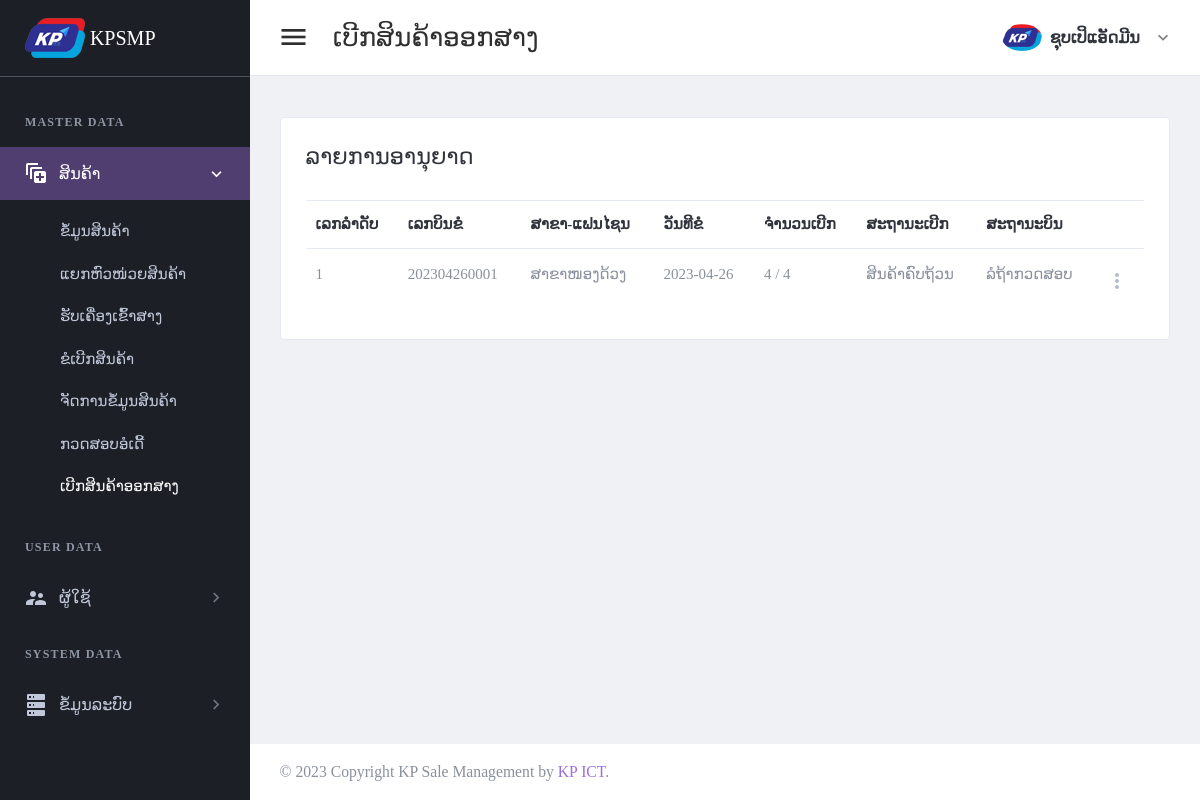
The page /page/approval-list.php (signed in) on the database as committed earlier.
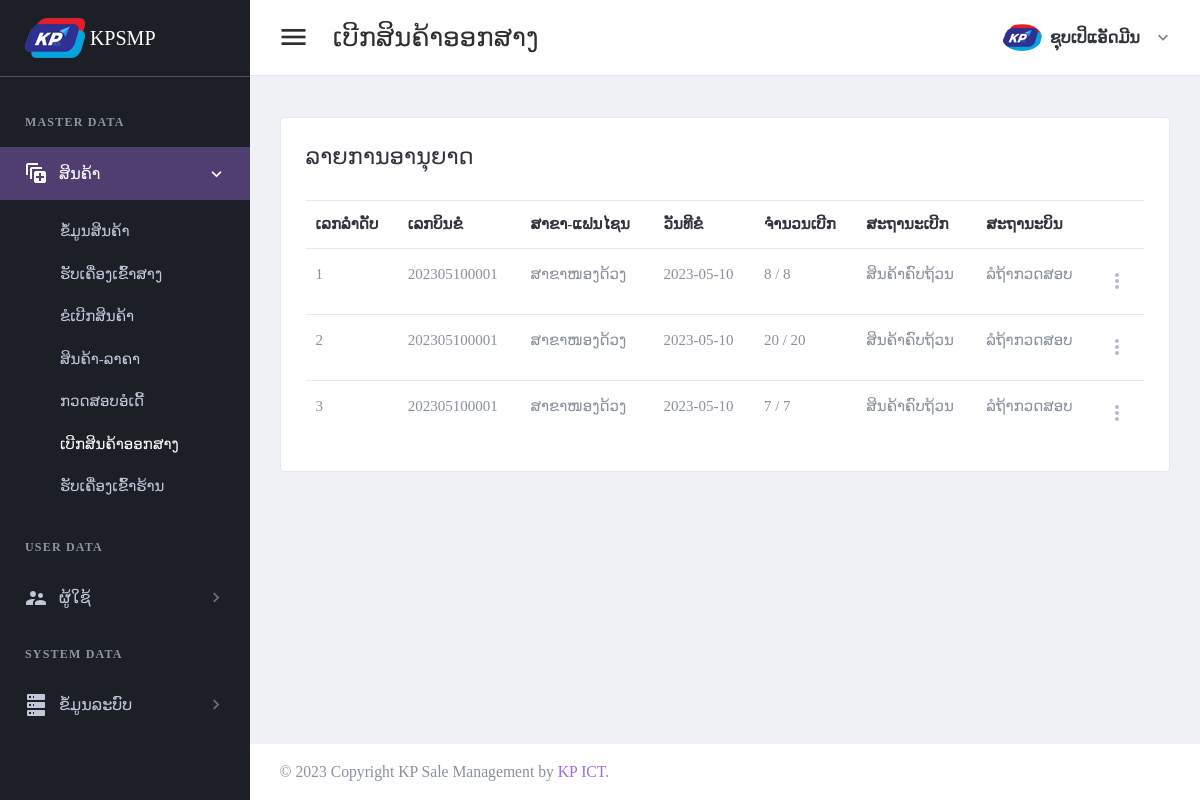
The same page on the database as committed later.
### tables this page shows
CREATE TABLE `tbl_header_title` (
  `ht_id` int(11) NOT NULL,
  `ht_name` varchar(300) DEFAULT NULL
);

CREATE TABLE `tbl_sub_title` (
  `st_id` int(11) NOT NULL,
  `st_name` varchar(300) DEFAULT NULL,
  `icon_code` varchar(100) DEFAULT NULL,
  `ht_id` int(11) DEFAULT NULL
);

CREATE TABLE `tbl_page_title` (
  `pt_id` int(11) NOT NULL,
  `pt_name` varchar(300) DEFAULT NULL,
  `ptf_name` varchar(100) DEFAULT NULL,
  `st_id` int(11) DEFAULT NULL
);

CREATE TABLE `tbl_approve_order` (
  `apo_id` int(11) NOT NULL,
  `apo_bill_number` varchar(30) DEFAULT NULL,
  `or_id` int(11) DEFAULT NULL,
  `br_id` int(11) DEFAULT NULL,
  `wh_id` int(11) DEFAULT NULL,
  `ar_status` int(11) DEFAULT NULL,
  `add_by` int(11) DEFAULT NULL,
  `date_register` date DEFAULT NULL
);

CREATE TABLE `tbl_branch` (
  `br_id` int(11) NOT NULL,
  `br_name` varchar(150) DEFAULT NULL,
  `br_status` int(11) DEFAULT NULL,
  `br_type` int(11) DEFAULT NULL,
  `add_by` int(11) DEFAULT NULL,
  `date_register` date DEFAULT NULL
);

### setting/checksession.php (called while the page is built, shortened)
<?php
	if($_SESSION['id_users'] == "" )
	{
	header("location:logout.php");
	}
	  else{
		$full_name = $_SESSION["full_name"];
		$role_id = $_SESSION["role_id"];
	}
?>

### page/menu.php (the view)
<aside class="left-sidebar sidebar-dark" id="left-sidebar">
  <div id="sidebar" class="sidebar sidebar-with-footer">
    <div class="app-brand">
      <a href="index.php">
        <img src="../images/iconmenu.png" alt="Mono">
        <span class="brand-name"> KPSMP</span>
      </a>
    </div>
    <div class="sidebar-left" data-simplebar style="height: 100%;">
      <ul class="nav sidebar-inner" id="sidebar-menu">
        <?php
        $stmt = $conn->prepare(" SELECT distinct a.ht_id,ht_name
        FROM tbl_header_title a
        left join tbl_role_page b on a.ht_id = b.ht_id
        where role_id ='$role_id'
        order by  a.ht_id asc ");
        $stmt->execute();
        if ($stmt->rowCount() > 0) {
          while ($row = $stmt->fetch(PDO::FETCH_ASSOC)) {
            $ht_id = $row['ht_id'];
            $ht_name = $row['ht_name'];
        ?>
            <li class="section-title"> <?php echo "$ht_name"; ?></li>
            <?php
            $stmt1 = $conn->prepare("SELECT distinct a.st_id,st_name,role_id,icon_code
            FROM tbl_sub_title a
            left join tbl_role_page b on a.st_id = b.st_id
            where a.ht_id = '$ht_id' and role_id ='$role_id'
            order by a.st_id asc ");
            $stmt1->execute();
            if ($stmt1->rowCount() > 0) {
              while ($row1 = $stmt1->fetch(PDO::FETCH_ASSOC)) {
                $st_name = $row1['st_name'];
                $st_id = $row1['st_id'];
                $icon_code = $row1['icon_code'];
            ?>
                <li class='has-sub <?php if ($header_click == "$st_id") {  echo "active expand"; } ?>'>
                  <a class="sidenav-item-link" href="javascript:void(0)" data-toggle="collapse" data-target='#<?php echo "$st_name"; ?>' aria-expanded="false" aria-controls="<?php echo "$st_name"; ?>">
                    <i class="mdi <?php echo"$icon_code";?>"></i>
                    <span class="nav-text"> <?php echo "$st_name"; ?> </span> <b class="caret"></b>
                  </a>
                  <ul class='collapse <?php if ($header_click == "$st_id" ) { echo "show"; } ?>' id="<?php echo "$st_name"; ?>" data-parent="#sidebar-menu">
                    <div class="sub-menu">
                      <?php
                      $stmt2 = $conn->prepare(" SELECT pt_name,ptf_name
                      FROM tbl_page_title a
                      left join tbl_role_page b on a.pt_id = b.pt_id
                      where a.st_id = '$st_id' and role_id ='$role_id'
                      order by a.pt_id asc ");
                      $stmt2->execute();
                      if ($stmt2->rowCount() > 0) {
                        while ($row2 = $stmt2->fetch(PDO::FETCH_ASSOC)) {
                          $pt_name = $row2['pt_name'];
                      ?>
                          <li class="<?php if ($header_name ==  $row2['pt_name']) { echo "active"; } ?>">
                            <a class="sidenav-item-link" href='<?php echo $row2['ptf_name'] ?>'>
                              <span class="nav-text"><?php echo"$pt_name";?></span>
                            </a>
                          </li>
                      <?php
                        }
                      }
                      ?>
                    </div>
                  </ul>
              <?php
              }
            }
              ?>
                </li>
            <?php
          }
        }
            ?>
      </ul>
    </div>
  </div>
</aside>

### page/approval-list.php (shortened to what this page needs)
<?php
include("../setting/checksession.php");
include("../setting/conn.php");
$header_name = "ເບີກສິນຄ້າອອກສາງ";
$header_click = "2";
?>
<!DOCTYPE html>
<html lang="en" dir="ltr">
<head>
    <?php
    include("../setting/callcss.php");
    ?>
</head>
<body class="navbar-fixed sidebar-fixed" id="body">
    <div class="wrapper">
        <?php include "menu.php"; ?>
        <div class="page-wrapper">
            <?php
            include "header.php";
            ?>
            <div class="content-wrapper">
                <div class="content">
                    <div class="email-wrapper rounded border bg-white">
                        <div class="  no-gutters justify-content-center">
                            <div class="    ">
                                <div class="  p-4 p-xl-5">
                                    <div class="email-body-head mb-6 ">
                                        <h4 class="text-dark">ລາຍການອານຸຍາດ</h4>
                                    </div>
                                    <form method="post" id="additemorderfrm">
                                        <table id="productsTable2" class="table table-hover table-product" style="width:100%">
                                            <thead>
                                                <tr>
                                                    <th>ເລກລຳດັບ</th>
                                                    <th>ເລກບິນຂໍ</th>
                                                    <th>ສາຂາ-ແຟນໄຊນ</th>
                                                    <th>ວັນທີຂໍ</th>
                                                    <th>ຈຳນວນເບີກ</th>
                                                    <th>ສະຖານະເບີກ</th>
                                                    <th>ສະຖານະບິນ</th>
                                                    <th></th>
                                                </tr>
                                            </thead>
                                            <tbody>
                                                <?php
                                                $i = 1;
                                                $stmt4 = $conn->prepare("
                                                SELECT a.apo_id,apo_bill_number,br_name,ar_status,a.date_register as date_request,aos_name
                                                FROM tbl_approve_order a
                                                left join tbl_branch c on a.br_id = c.br_id
                                                left join tbl_approve_order_status d on a.ar_status = d.aos_id
                                           ");
                                                $stmt4->execute();
                                                if ($stmt4->rowCount() > 0) {
                                                    while ($row4 = $stmt4->fetch(PDO::FETCH_ASSOC)) {
                                                        $apo_id = $row4['apo_id'];
                                                        if (empty($row4['sow_bill_number'])) {
                                                            $date_check = "ລໍຖ້າກວດສອບ";
                                                        } else {
                                                            $sow_bill_number = $row4['sow_bill_number'];
                                                            $aos_name = $row4['aos_name'];
                                                            $date_check = $row4['date_check'];
                                                        }
                                                ?>
                                                        <tr>
                                                            <td><?php echo "$i"; ?></td>
                                                            <td><?php echo $row4['apo_bill_number']; ?></td>
                                                            <td><?php echo $row4['br_name']; ?></td>
                                                            <td><?php echo $row4['date_request']; ?></td>
                                                            <?php
                                                            $rowio = $conn->query("select    sum(item_values) as item_count
                                                            from tbl_stock_out_warehouse_detail a
                                                            left join tbl_stock_out_warehouse b on a.sow_id = b.sow_id
                                                            where apo_id ='$apo_id'
                                                            group by apo_id  ")->fetch(PDO::FETCH_ASSOC);
                                                            if (!empty($rowio['item_count'])) {
                                                                $item_count =  $rowio['item_count'];
                                                            } else {
                                                                $item_count = 0;
                                                            }
                                                            $rowap = $conn->query("
                                                            select sum(item_values) as item_approve
                                                            from tbl_approve_order_detail
                                                            where apo_id ='$apo_id'
                                                            group by apo_id  ")->fetch(PDO::FETCH_ASSOC);
                                                            if (!empty($rowap['item_approve'])) {
                                                                $item_approve =  $rowap['item_approve'];
                                                            } else {
                                                                $item_approve = 0;
                                                            }
                                                            ?>
                                                            <td>
                                                                <?php
                                                                echo "$item_count";
                                                                echo " / ";
                                                                echo "$item_approve";
                                                                ?>
                                                            </td>
                                                            <td>
                                                                <?php
                                                                if ($item_count == $item_approve) {
                                                                    echo "ສິນຄ້າຄົບຖ້ວນ";
                                                                } else {
                                                                    echo "ສິນຄ້າບໍ່ຄົບ";
                                                                }
                                                                ?>
                                                            </td>
                                                            <td><?php echo "$date_check"; ?></td>
                                                            <td>
                                                                <div class="dropdown">
                                                                    <a class="dropdown-toggle icon-burger-mini" href="#" role="button" id="dropdownMenuLink" data-toggle="dropdown" aria-haspopup="true" aria-expanded="false" data-display="static">
                                                                    </a>
                                                                </div>
                                                            </td>
                                                        </tr>
                                                <?php
                                                        $i++;
                                                    }
                                                }
                                                ?>
                                            </tbody>
                                        </table>
                                    </form>
                                </div>
                            </div>
                        </div>
                    </div>
                </div>
            </div>
            <?php include "footer.php"; ?>
        </div>
    </div>
</body>
</html>

### setting/callcss.php (shortened to what this page needs)
<link href="../plugins/material/css/materialdesignicons.min.css" rel="stylesheet" />
<link href="../plugins/simplebar/simplebar.css" rel="stylesheet" />
<link href="../plugins/material/css/materialdesignicons.min.css" rel="stylesheet" />
<link href="../plugins/nprogress/nprogress.css" rel="stylesheet" />
<link id="main-css-href" rel="stylesheet" href="../css/3style.css" />
<link href="../plugins/prism/prism.css" rel="stylesheet" />
<link href="../plugins/DataTables/DataTables-1.10.18/css/jquery.dataTables.min.css" rel="stylesheet" />

### page/header.php (shortened to what this page needs)
<header class="main-header" id="header">
  <nav class="navbar navbar-expand-lg navbar-light" id="navbar">
    <button id="sidebar-toggler" class="sidebar-toggle">
    </button>
    <span class="page-title"><?php echo "$header_name"; ?></span>
    <div class="navbar-right ">
      <ul class="nav navbar-nav">
        <li class="dropdown user-menu">
          <button class="dropdown-toggle nav-link" data-toggle="dropdown">
            <img src="../images/iconmenu.png" class="user-image rounded-circle" alt="User Image" />
            <span class="d-none d-lg-inline-block"><?php echo "$full_name"; ?></span>
          </button>
        </li>
      </ul>
    </div>
  </nav>
</header>

### page/footer.php (shortened to what this page needs)
<footer class="footer mt-auto">
	<div class="copyright bg-white">
		<p>
			&copy; <span id="copy-year"></span> Copyright KP Sale Management by <a class="text-primary"> KP ICT</a>.
		</p>
	</div>
</footer>

Rows that differ between the two databases and show on the page:
removed tbl_page_title: pt_name "ແຍກຫົວໜ່ວຍສິນຄ້າ", shown under tbl_sub_title "ສິນຄ້າ"
changed tbl_page_title: pt_name "ຈັດການຂໍ້ມູນສິນຄ້າ" → "ສິນຄ້າ-ລາຄາ"
added tbl_page_title: pt_name "ຮັບເຄື່ອງເຂົ້າຮ້ານ", shown under tbl_sub_title "ສິນຄ້າ"
changed tbl_approve_order (number 1 of 3 on the later page): apo_bill_number "202304260001" → "202305100001"; date_register "2023-04-26" → "2023-05-10"; item_count "4" → "8"; item_approve "4" → "8"
added tbl_approve_order: apo_bill_number "202305100001", br.br_name "ສາຂາໜອງດ້ວງ", date_register "2023-05-10", item_count "20", item_approve "20", date_check "ລໍຖ້າກວດສອບ"
added tbl_approve_order: apo_bill_number "202305100001", br.br_name "ສາຂາໜອງດ້ວງ", date_register "2023-05-10", item_count "7", item_approve "7", date_check "ລໍຖ້າກວດສອບ"
